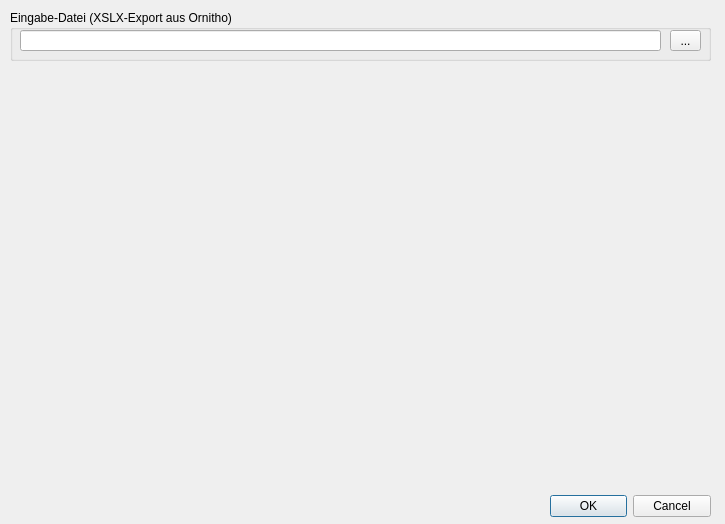
<?xml version="1.0" encoding="UTF-8"?>
<ui version="4.0">
 <class>OrnithoXLSXImporterDialogBase</class>
 <widget class="QDialog" name="OrnithoXLSXImporterDialogBase">
  <property name="geometry">
   <rect>
    <x>0</x>
    <y>0</y>
    <width>725</width>
    <height>524</height>
   </rect>
  </property>
  <property name="windowTitle">
   <string>Ornitho XSLX Importer</string>
  </property>
  <widget class="QDialogButtonBox" name="button_box">
   <property name="geometry">
    <rect>
     <x>550</x>
     <y>490</y>
     <width>161</width>
     <height>32</height>
    </rect>
   </property>
   <property name="orientation">
    <enum>Qt::Horizontal</enum>
   </property>
   <property name="standardButtons">
    <set>QDialogButtonBox::Cancel|QDialogButtonBox::Ok</set>
   </property>
  </widget>
  <widget class="QGroupBox" name="groupBox">
   <property name="geometry">
    <rect>
     <x>10</x>
     <y>10</y>
     <width>701</width>
     <height>51</height>
    </rect>
   </property>
   <property name="title">
    <string>Eingabe-Datei (XSLX-Export aus Ornitho)</string>
   </property>
   <widget class="QLineEdit" name="OrnithoXLSXImporterDialogBaseXLSXFile">
    <property name="geometry">
     <rect>
      <x>10</x>
      <y>20</y>
      <width>641</width>
      <height>21</height>
     </rect>
    </property>
   </widget>
   <widget class="QToolButton" name="OrnithoXLSXImporterDialogBaseXSLXSelect">
    <property name="geometry">
     <rect>
      <x>660</x>
      <y>20</y>
      <width>31</width>
      <height>21</height>
     </rect>
    </property>
    <property name="text">
     <string>...</string>
    </property>
   </widget>
  </widget>
 </widget>
 <resources/>
 <connections>
  <connection>
   <sender>button_box</sender>
   <signal>accepted()</signal>
   <receiver>OrnithoXLSXImporterDialogBase</receiver>
   <slot>accept()</slot>
   <hints>
    <hint type="sourcelabel">
     <x>20</x>
     <y>20</y>
    </hint>
    <hint type="destinationlabel">
     <x>20</x>
     <y>20</y>
    </hint>
   </hints>
  </connection>
  <connection>
   <sender>button_box</sender>
   <signal>rejected()</signal>
   <receiver>OrnithoXLSXImporterDialogBase</receiver>
   <slot>reject()</slot>
   <hints>
    <hint type="sourcelabel">
     <x>20</x>
     <y>20</y>
    </hint>
    <hint type="destinationlabel">
     <x>20</x>
     <y>20</y>
    </hint>
   </hints>
  </connection>
 </connections>
</ui>
